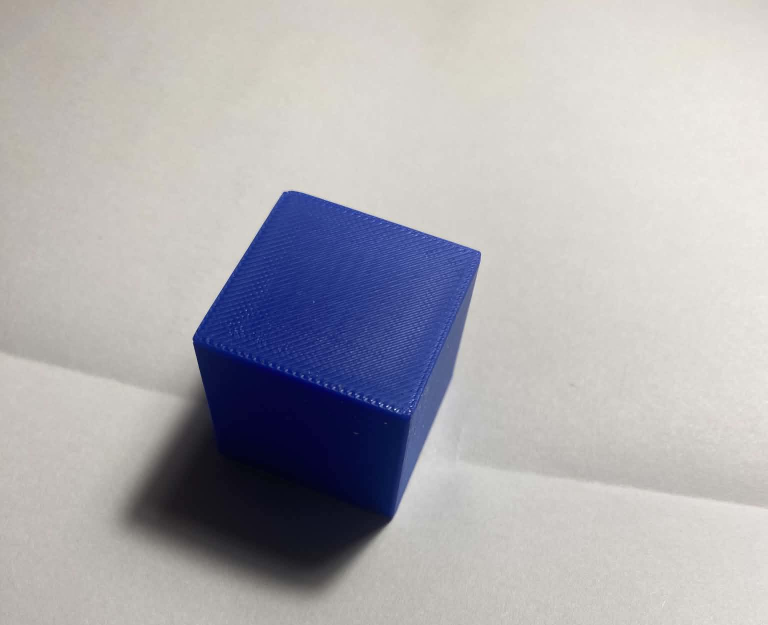
#> input picture python_openCV/dataset/cube.jpg, 1536 x 1249 px (shown at 1/2 size)
$ python main.py
#> lines starting #> are read from the running program, lines starting #| are printed output that depends on the picture; after the words box and inside, x2 and y2 are one past the last pixel; in counts of white or black regions, pixels touching at a corner belong together
import cv2 as cv

# imread image
image_cube = cv.imread("../dataset/cube.jpg")
#> image_cube is the input picture: shape (1249, 1536, 3); mean B, G, R 177.6, 173.2, 174.4
"""
convert color image gray/ hsv
gray biến pixel từ BGR -> gray value 0 ->255
exp: gray =cv.cvtColor(image_cube,cv.COLOR_BGR2GRAY)
HSV{
hue :màu gì
saturation: độ bão hòa (mức độ đậm nhạt hay cường độ màu sắc trong ảnh)
value}
"""
HSV = cv.cvtColor(image_cube,cv.COLOR_BGR2HSV)
#> HSV: shape (1249, 1536, 3); mean H, S, V 36.5, 37, 184.9
# grading : phân ngưỡng theo HSV
# thredhold :ngưỡng
lower_blue = (90, 50, 30) # cần có hàm để nhận
upper_blue = (140, 255, 255)
# MASK chuyển vùng inrange thành white else thành black
mask= cv.inRange(HSV,lower_blue, upper_blue)
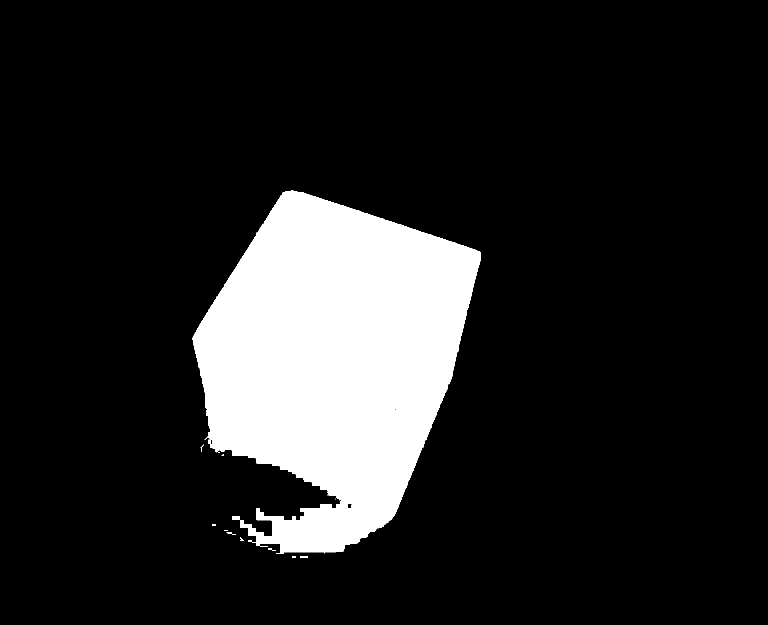
#> mask: shape (1249, 1536) (shown at 1/2 size); 14.1% white; 16 white regions (9 under 20 px)
# Tìm contour từ mask
contours, hierarchy= cv.findContours( #hierarchy là để xác định cha con contour
    mask,
    cv.RETR_EXTERNAL, #RETRIEVE → cách lấy contour. #EXTERNAL = chỉ lấy contour ngoài cùng
    cv.CHAIN_APPROX_SIMPLE #rút gọn các điểm không cần thiết.
)
#> contours = 16 contours, 14 with area under 20; largest, box (x1, y1, x2, y2) and area: (385, 381, 962, 1108) 269034, (600, 1113, 616, 1116) 30

# Vẽ contour lên ảnh gốc
cv.drawContours(image_cube,contours,
    -1,
    (0, 255, 0),
    3
)
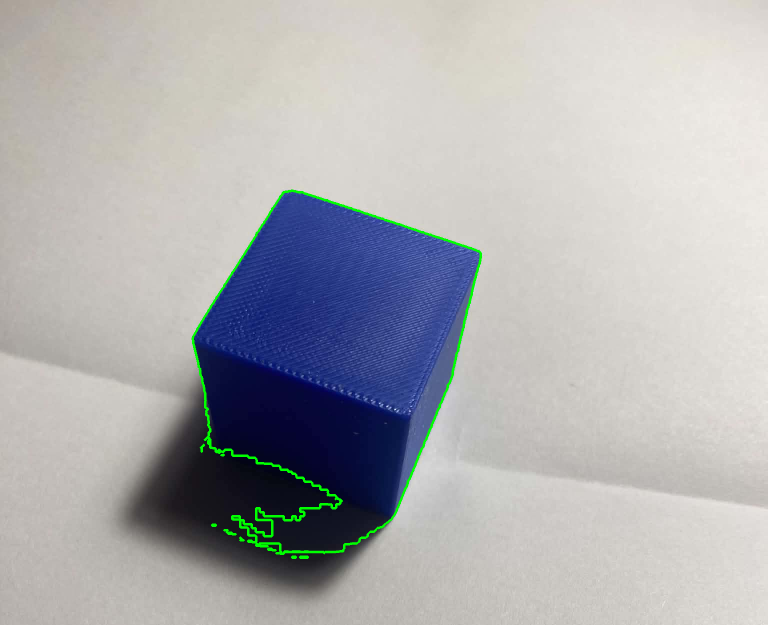
#> image_cube: shape (1249, 1536, 3) (shown at 1/2 size); 0.75% of pixels changed, all inside (x1, y1, x2, y2) = (383, 379, 964, 1118)
#resize lại window cho nhỏ
cv.namedWindow("Image", cv.WINDOW_NORMAL)
cv.resizeWindow("Image", 200, 100)
#imshow
cv.imshow("Image",image_cube)
cv.waitKey(0)
cv.destroyAllWindows()
